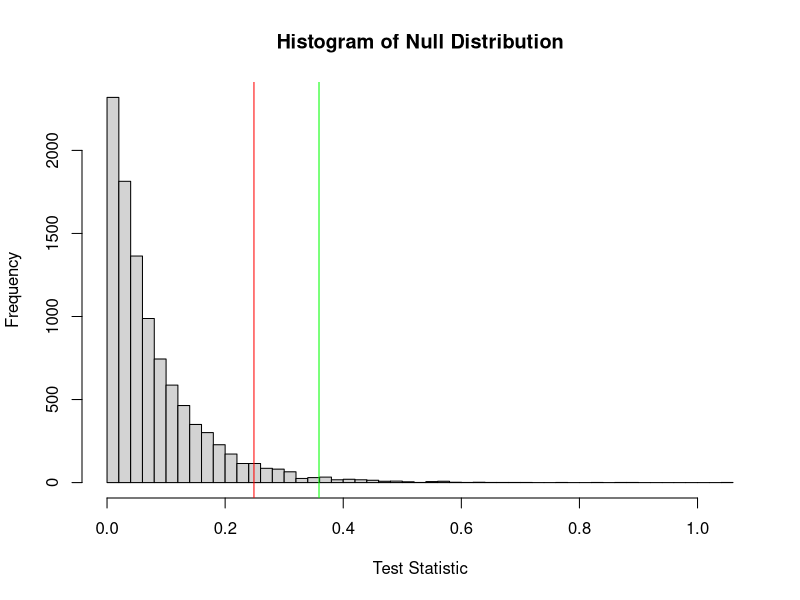

Write the R code that produced this figure.
## ---- chunk 1
knitr::opts_chunk$set(echo = TRUE)

numResamples = 10000
## ---- chunk 2

df <- PlantGrowth

# Define functions to compute the Sum of Squares, and Sum of Abs
ssq <- function(x) sum(x^2)
sab <- function(x) sum(abs(x))

SSstat <- function(Y, group, center=mean, agg=ssq){
  groupMeans = ave(Y, group, FUN = center)
  SSB = agg(groupMeans - center(Y))
  return(SSB)
}

# A more general function to compute the F-statistic
Fstat <- function(Y, group, center=mean, agg=ssq) {
  groupMeans = ave( Y, group, FUN = center)
  SSB = agg(groupMeans - center(Y))
  SSW = agg(Y - groupMeans)
  return( SSB / SSW)
}

## ---- chunk 3

# what did original data show?
origEffectSize <- Fstat(df$weight,df$group, center=mean, agg=ssq)

# Permutations to obtain pval
testStatisticDistribution <- rep(NA,numResamples)

for(i in 1:numResamples){
  df$boot <- sample(df$weight, replace=F)
  testStatisticDistribution[i] <- Fstat(df$boot, df$group, center=mean, agg=ssq)
}
pval <- sum(testStatisticDistribution > origEffectSize)/numResamples

# print the results
sprintf("observed effect %g, pval of observed effect %g", origEffectSize, pval)

# bounds
sortedTestStatisticDistribution <- sort(testStatisticDistribution)
testStatisticRightBound <- sortedTestStatisticDistribution[.95*numResamples]

# plot results
par(mfrow=c(1,1))
hist(testStatisticDistribution, 40, xlab = "Test Statistic", main = "Histogram of Null Distribution")
abline(v=origEffectSize, col="green")
abline(v=testStatisticRightBound, col="red")
